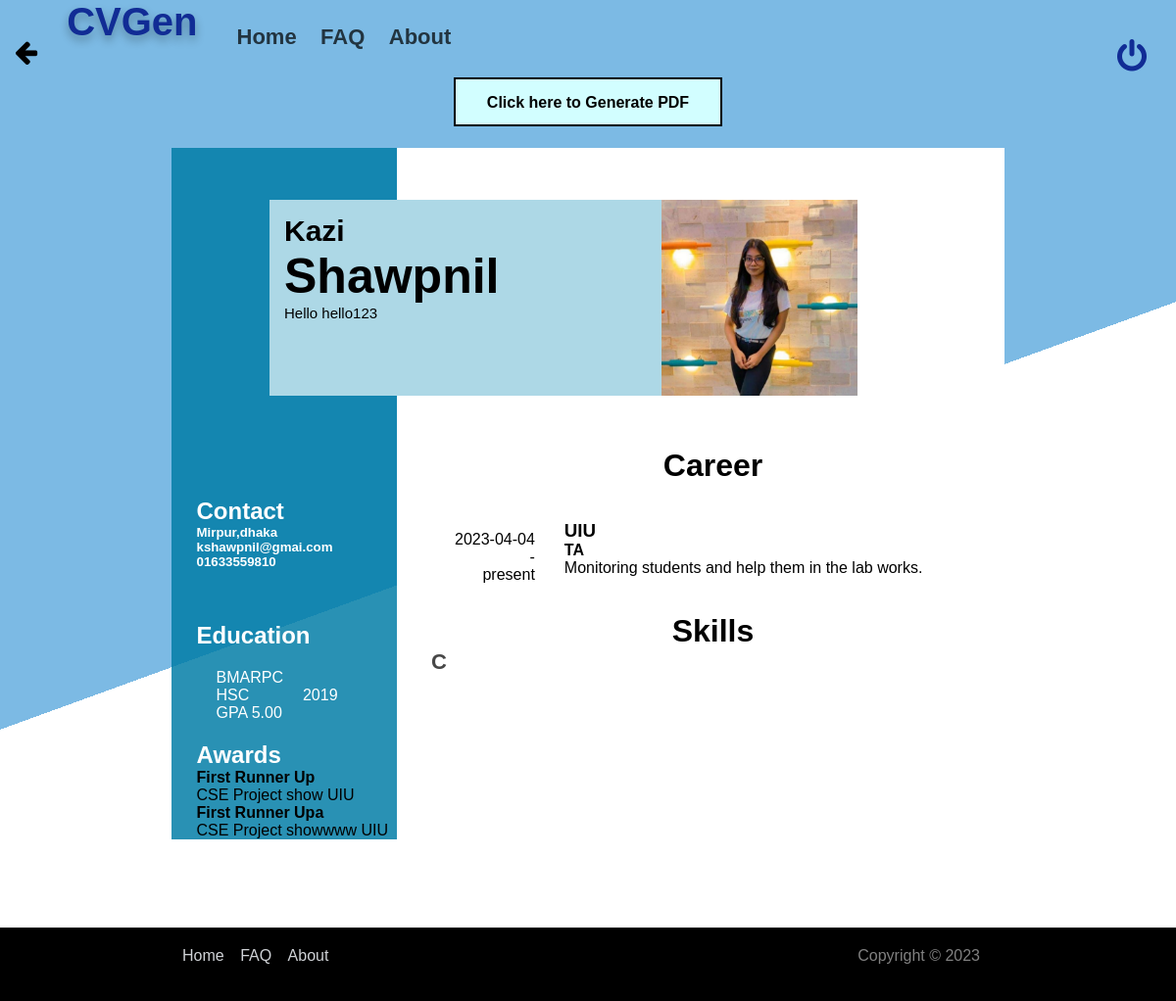
/template1.php (signed in), run on the app's committed database.
### tables this page shows
CREATE TABLE `form` (
  `form_id` int(11) NOT NULL,
  `user_id` int(11) NOT NULL,
  `fname` varchar(100) NOT NULL,
  `lname` varchar(100) NOT NULL,
  `emailad` varchar(100) NOT NULL,
  `phnnum` varchar(50) NOT NULL,
  `address` varchar(300) NOT NULL,
  `nationality` varchar(50) NOT NULL,
  `blood` varchar(20) NOT NULL,
  `gender` varchar(50) NOT NULL,
  `Obj` varchar(1000) DEFAULT NULL,
  `file` varchar(5000) DEFAULT NULL
);

CREATE TABLE `education` (
  `edu_id` int(11) NOT NULL,
  `user_id` int(11) NOT NULL,
  `elevel` varchar(200) NOT NULL,
  `einstitute` varchar(200) NOT NULL,
  `emajor` varchar(200) NOT NULL,
  `eresult` varchar(200) NOT NULL,
  `epassyear` varchar(50) NOT NULL
);

CREATE TABLE `honors` (
  `honor_id` int(11) NOT NULL,
  `user_id` int(11) NOT NULL,
  `hname` varchar(300) NOT NULL,
  `hplace` varchar(300) NOT NULL,
  `hposition` varchar(300) NOT NULL
);

CREATE TABLE `experience` (
  `exp_id` int(11) NOT NULL,
  `user_id` int(11) NOT NULL,
  `excompany` varchar(300) NOT NULL,
  `exdesignation` varchar(200) NOT NULL,
  `exstart` date NOT NULL,
  `exend` varchar(100) DEFAULT NULL,
  `description` varchar(1000) NOT NULL
);

CREATE TABLE `skill` (
  `skill_id` int(11) NOT NULL,
  `user_id` int(11) NOT NULL,
  `sname` varchar(300) NOT NULL
);

### template1.php (the view, shortened to what this page needs)
<?php
require 'dbconnect.php';
$user_id = $_SESSION['id'];
$query = "SELECT * FROM form AS f WHERE f.user_id=$user_id";
$result = $conn->query($query);
$row = $result->fetch_assoc();
$first_name = $row['fname'];
$last_name = $row['lname'];
$number = $row['phnnum'];
$email = $row['emailad'];
$address = $row['address'];
$obj = $row['Obj'];
$image = $row['file'];
$sql_ed = "SELECT * FROM education WHERE user_id = $user_id ";
$rs = $conn->query($sql_ed);
$sql_skills = "SELECT * FROM skill WHERE user_id = $user_id ";
$rs_skill = $conn->query($sql_skills);
$sql_exp = "SELECT * FROM experience WHERE user_id = $user_id ";
$rs_exp = $conn->query($sql_exp);
$sql_honor = "SELECT * FROM honors WHERE user_id = $user_id ";
$rs_honor = $conn->query($sql_honor);
?>
<!DOCTYPE html>
<html lang="en">
<head>
    <link rel="stylesheet" href="style1.css">
    <link rel="stylesheet" href="background.css">
</head>
<body>
    <div><?php
            include("header.php");
            ?></div>
    <div style="text-align: center;"><button id="pdfButton" onclick="makepdf()" style="height: 50px;"><b>Click here to Generate PDF</b></button></div><br>
    <div style = "height:800px">
        <div id="main">
            <div id="boxes">
                <div id="upperbox">
                    <div class="name">
                        <p class="fname"><strong><?php echo $first_name ?></strong></p>
                        <p class="lname"><strong><?php echo $last_name ?></strong></p>
                        <p id="obj"><?php echo $obj ?></p>
                    </div>
                    <img src=<?php echo $image ?> alt="" style="width:200px;height:200px;float:right;">
                </div>
                <div id="leftbox">
                    <h2>Contact</h2>
                    <h5><?php echo $address ?></h5>
                    <h5><?php echo $email ?></h5>
                    <h5><?php echo $number ?></h5>
                    <br><br><br>
                    <h2>Education</h2>
                    <table id="education">
                        <?php while ($data = mysqli_fetch_array($rs)) { ?>
                            <tr>
                                <td><?php echo $data['einstitute']; ?> <br> <?php echo $data['elevel']; ?> <br> <?php echo $data['eresult']; ?> </td>
                                <td width="47%"><?php echo $data['epassyear']; ?></td>
                            </tr>
                        <?php
                        } ?>
                    </table>
                    <h2>Awards</h2>
                    <?php while ($data = mysqli_fetch_array($rs_honor)) { ?>
                        <h4><strong><?php echo $data['hposition']; ?></strong></h4>
                        <p><?php echo $data['hname']; ?> <?php echo $data['hplace']; ?><br>
                        <?php
                    }
                        ?>
                </div>
                <div id="rightbox">
                    <h1>Career</h1>
                    <table id="career">
                        <?php while ($data = mysqli_fetch_array($rs_exp)) { ?>
                            <tr>
                                <td id="job-title"> <br> <?php echo $data['exstart']; ?> - <br> <?php echo $data['exend']; ?></td>
                                <td>
                                    <h3><?php echo $data['excompany']; ?></h3>
                                    <h4><?php echo $data['exdesignation']; ?></h4><?php echo $data['description']; ?>
                                </td>
                            </tr>
                        <?php
                        } ?>
                    </table>
                    <h1>Skills</h1>
                    <ul id="skills">
                        <?php
                        while ($data = mysqli_fetch_array($rs_skill)) { ?>
                            <li style="display:inline"><?php echo $data['sname']; ?></li>
                        <?php
                        }
                        ?>
                    </ul>
                </div>
            </div>
            <br><br>
        </div>
            <?php
            include("template_footer.php");
            ?>
    </body>
</html>

### style1.css (style rules this page uses)
* { margin: 0; padding: 0; font-family: sans-serif; }
#main { height: auto; width: 850px;; margin: auto; overflow-y: auto; }
#leftbox { float:left; background:rgba(2, 125, 167, 0.842); width:24%; height:100%; padding-top: 42%; padding-left: 3%; }
#rightbox { float:right; background:rgb(255, 255, 255); width:70%; height:100%; padding-top: 36%; padding-left: 3%; }
.name { float: left; width: 380px; padding: 15px 0px 0px 15px; font-size: 40px; }
#upperbox { width: 600px; height: 200px; position: absolute; top: 20%; margin: 0px 50px 0px 100px; background: lightblue; }
#education { border-spacing: 20px; color: white; }
#career { border-spacing: 30px; }
#job-title { text-align: right; width: 17%; }
h1 { color:black; text-align: center; }
h2,h5 { color:white; }
#skills { list-style-type:disc; }
#skills li { display: inline; }
.fname { font-size: 30px; position: relative; }
.lname { position: relative; font-size: 50px; }
#obj { font-size: 15px; }
#pdfButton { background-color: rgb(210, 254, 255); border: none; color: rgb(0, 0, 0); padding: 15px 32px; text-align: center; text-decoration: none; display: inline-block; font-size: 16px; margin: 4px 2px; cursor: pointer; border: 2px solid black; }

### background.css (style rules this page uses)
body { height: 100%; min-height: 100vh; width: 100%; margin: 0; padding: 0; background: linear-gradient(160deg, rgb(124, 186, 228) 700px, #fff 0); background-repeat: no-repeat; }

### navbar_logo.css (style rules this page uses)
ul li { color: rgba(0, 0, 0, 0.723); display: inline-block; padding:10px; font-size:22px; font-family:Arial, Helvetica, sans-serif; font-weight: bold ; }

### data on the page
form: fname "Kazi", lname "Shawpnil", Obj "Hello hello123", file (picture), address "Mirpur,dhaka", emailad "kshawpnil@gmai.com", phnnum "01633559810"
education: einstitute "BMARPC", elevel "HSC", eresult "GPA 5.00", epassyear "2019"
honors: hposition "First Runner Up", hname "CSE Project show", hplace "UIU"
honors: hposition "First Runner Upa", hname "CSE Project showwww", hplace "UIU"
experience: exstart "2023-04-04", exend "present", excompany "UIU", exdesignation "TA", description "Monitoring students and help them in the lab works."
skill: sname "C"
